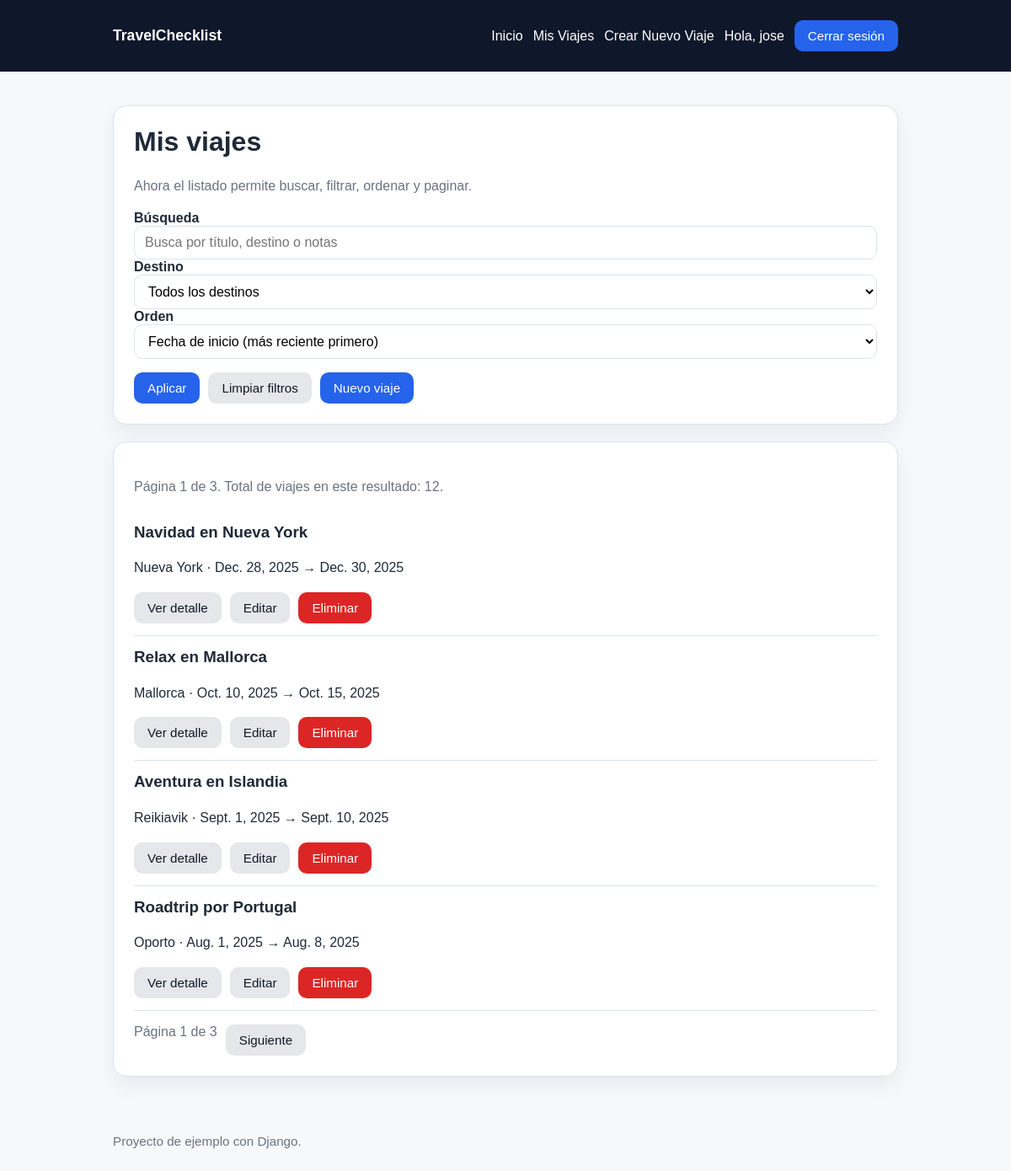
The page /trips/ (signed in) on the database as committed earlier.
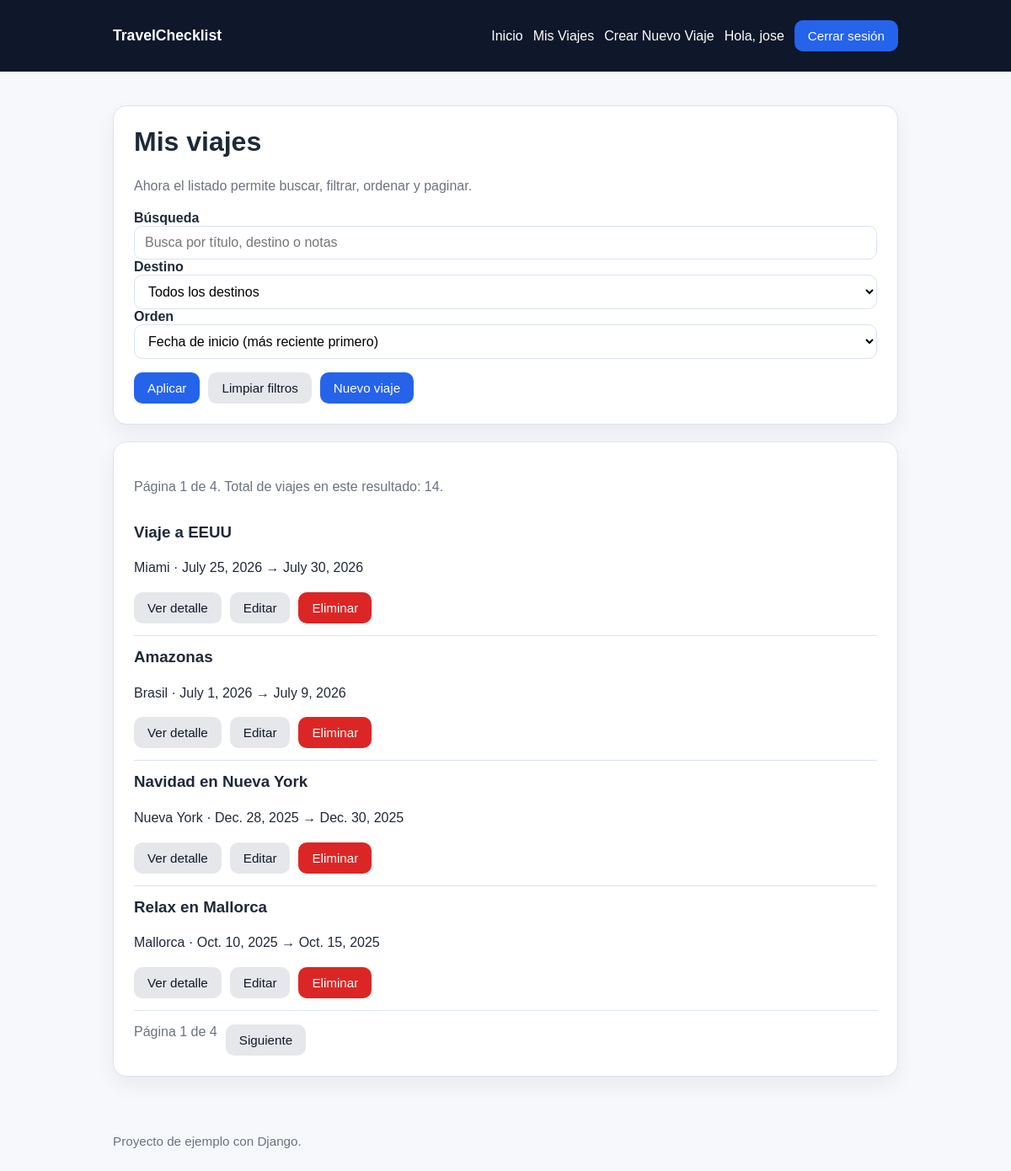
The same page on the database as committed later.
### trips/models.py (models this page shows, shortened)
class Trip(models.Model):
    user = models.ForeignKey(
        settings.AUTH_USER_MODEL,
        on_delete=models.CASCADE,
        related_name='trips'
    )
    title = models.CharField(max_length=120)        # Título del viaje
    destination = models.CharField(max_length=120)  # Destino
    start_date = models.DateField()                 # Inicio del viaje
    end_date = models.DateField()                   # Fin del viaje
    notes = models.TextField(blank=True)            # Notas opcionales
    created_at = models.DateTimeField(auto_now_add=True)  # Fecha de creación
    class Meta:
        ordering = ['-start_date', '-created_at']

### trips/views.py (the view)
# urls.py: path('trips/', views.trip_list, name='trip_list'),
@login_required
def trip_list(request):
    trips = Trip.objects.filter(user=request.user)
    q = request.GET.get('q', '').strip()
    destination = request.GET.get('destination', '').strip()
    order = request.GET.get('order', 'start_desc')
    if q:
        trips = trips.filter(
            Q(title__icontains=q) |
            Q(destination__icontains=q) |
            Q(notes__icontains=q)
        )
    if destination:
        trips = trips.filter(destination=destination)
    order_options = {
        'start_desc': '-start_date',   # Más recientes primero
        'start_asc': 'start_date',     # Más antiguos primero
        'destination_asc': 'destination',
        'created_desc': '-created_at',
        'created_asc': 'created_at',
    }
    trips = trips.order_by(order_options.get(order, '-start_date'))
    destinations = (
        Trip.objects
        .filter(user=request.user)
        .values_list('destination', flat=True)
        .distinct()
        .order_by('destination')
    )
    paginator = Paginator(trips, 4)
    page_number = request.GET.get('page')
    page_obj = paginator.get_page(page_number)
    context = {
        'trips': page_obj.object_list,
        'page_obj': page_obj,
        'q': q,
        'destination': destination,
        'order': order,
        'destinations': destinations,
    }
    return render(request, 'trips/trip_list.html', context)

### trips/templates/trips/trip_list.html (shortened to what this page needs)
{% extends 'trips/base.html' %}
{% block content %}
  <div class="card">
    <h1>Mis viajes</h1>
    <p class="muted">Ahora el listado permite buscar, filtrar, ordenar y paginar.</p>
    <form method="get" class="stack">
      <label for="id_q"><strong>Búsqueda</strong></label>
      <input
        id="id_q"
        type="text"
        name="q"
        value="{{ q }}"
        placeholder="Busca por título, destino o notas"
      >
      <label for="id_destination"><strong>Destino</strong></label>
      <select id="id_destination" name="destination">
        <option value="">Todos los destinos</option>
      </select>
      <label for="id_order"><strong>Orden</strong></label>
      <select id="id_order" name="order">
        <option value="start_desc" {% if order == 'start_desc' %}selected{% endif %}>Fecha de inicio (más reciente primero)</option>
      </select>
      <div class="actions">
        <button class="button" type="submit">Aplicar</button>
        <a class="button secondary" href="{% url 'trips:trip_list' %}">Limpiar filtros</a>
        <a class="button" href="{% url 'trips:trip_create' %}">Nuevo viaje</a>
      </div>
    </form>
  </div>
  <div class="card">
    <p class="muted">
      Página {{ page_obj.number }} de {{ page_obj.paginator.num_pages }}.
      Total de viajes en este resultado: {{ page_obj.paginator.count }}.
    </p>
    {% if trips %}
      <ul class="clean">
        {% for trip in trips %}
          <li>
            <h3>{{ trip.title }}</h3>
            <p>{{ trip.destination }} · {{ trip.start_date }} → {{ trip.end_date }}</p>
            <div class="actions">
              <a class="button secondary" href="{% url 'trips:trip_detail' trip.pk %}">Ver detalle</a>
              <a class="button secondary" href="{% url 'trips:trip_update' trip.pk %}">Editar</a>
              <a class="button danger" href="{% url 'trips:trip_delete' trip.pk %}">Eliminar</a>
            </div>
          </li>
        {% endfor %}
      </ul>
      {% if page_obj.has_other_pages %}
        <div class="actions">
          <span class="muted">Página {{ page_obj.number }} de {{ page_obj.paginator.num_pages }}</span>
          {% if page_obj.has_next %}
            <a
              class="button secondary"
              href="?page={{ page_obj.next_page_number }}&q={{ q|urlencode }}&destination={{ destination|urlencode }}&order={{ order|urlencode }}"
            >
              Siguiente
            </a>
          {% endif %}
        </div>
      {% endif %}
    {% else %}
      <p>No hay viajes que cumplan el filtro actual.</p>
    {% endif %}
  </div>
{% endblock %}

### trips/templates/trips/base.html (shortened to what this page needs)
<!doctype html>
<html lang="es">
<head>
</head>
<body>
  <header class="nav">
    <div class="container">
      <a class="brand" href="{% url 'trips:home' %}">TravelChecklist</a>
      <div class="nav-links">
        <a href="{% url 'trips:home' %}">Inicio</a>
        {% if user.is_authenticated %}
        <a href="{% url 'trips:trip_list' %}">Mis Viajes</a>
        <a href="{% url 'trips:trip_create' %}">Crear Nuevo Viaje</a>
        <span>Hola, {{ user.username }}</span>
        <form method="post" action="{% url 'trips:logout' %}" style="margin:0;">
          <button type="submit">Cerrar sesión</button>
        </form>
        {% else %}
        <a href="{% url 'trips:login' %}">Login</a>
        <a href="{% url 'trips:signup' %}">Registro</a>
        {% endif %}
      </div>
    </div>
  </header>
  <main class="container">
    {% block content %}{% endblock %}
  </main>
  <footer class="container footer">
    Proyecto de ejemplo con Django.
  </footer>
</body>
</html>

### trips/templates/trips/base.html (style rules this page uses)
:root { --bg: #f6f8fb; --card: #ffffff; --text: #1f2937; --muted: #6b7280; --primary: #2563eb; --primary-dark: #1d4ed8; --border: #dbe3ef; --danger: #dc2626; --success: #059669; }
* { box-sizing: border-box; }
body { margin: 0; font-family: Arial, Helvetica, sans-serif; background: var(--bg); color: var(--text); }
.container { width: min(100%, 980px); margin: 0 auto; padding: 24px; }
.nav { background: #0f172a; color: white; }
.nav .container { display: flex; justify-content: space-between; align-items: center; gap: 16px; }
.brand { color: white; text-decoration: none; font-weight: bold; font-size: 1.1rem; }
.nav-links { display: flex; align-items: center; gap: 12px; flex-wrap: wrap; }
.nav a { color: white; text-decoration: none; }
.card { background: var(--card); border: 1px solid var(--border); border-radius: 16px; padding: 24px; box-shadow: 0 10px 25px rgba(15, 23, 42, 0.06); margin-bottom: 20px; }
h1, h2, h3 { margin-top: 0; }
p { line-height: 1.6; }
.button, button, input[type="submit"] { display: inline-block; background: var(--primary); color: white; border: none; border-radius: 10px; padding: 10px 16px; text-decoration: none; cursor: pointer; font-size: 0.95rem; }
.button.secondary { background: #e5e7eb; color: #111827; }
.button.danger { background: var(--danger); }
input, textarea, select { width: 100%; padding: 10px 12px; border: 1px solid var(--border); border-radius: 10px; font: inherit; background: white; }
.muted { color: var(--muted); }
ul.clean { list-style: none; padding: 0; margin: 0; }
ul.clean li { padding: 14px 0; border-bottom: 1px solid var(--border); }
.actions { display: flex; gap: 10px; flex-wrap: wrap; margin-top: 16px; }
.footer { color: var(--muted); font-size: 0.95rem; padding-bottom: 32px; }

Rows that differ between the two databases and show on the page:
no longer on this page (row unchanged): Trip: title "Aventura en Islandia", destination "Reikiavik", start_date "Sept. 1, 2025", end_date "Sept. 10, 2025"
no longer on this page (row unchanged): Trip: title "Roadtrip por Portugal", destination "Oporto", start_date "Aug. 1, 2025", end_date "Aug. 8, 2025"
added Trip: title "Viaje a EEUU", destination "Miami", start_date "July 25, 2026", end_date "July 30, 2026"
added Trip: title "Amazonas", destination "Brasil", start_date "July 1, 2026", end_date "July 9, 2026"
Other text that changed with them:
{{ page_obj.paginator.num_pages }}: "3" → "4"
{{ page_obj.paginator.count }}: "12" → "14"
